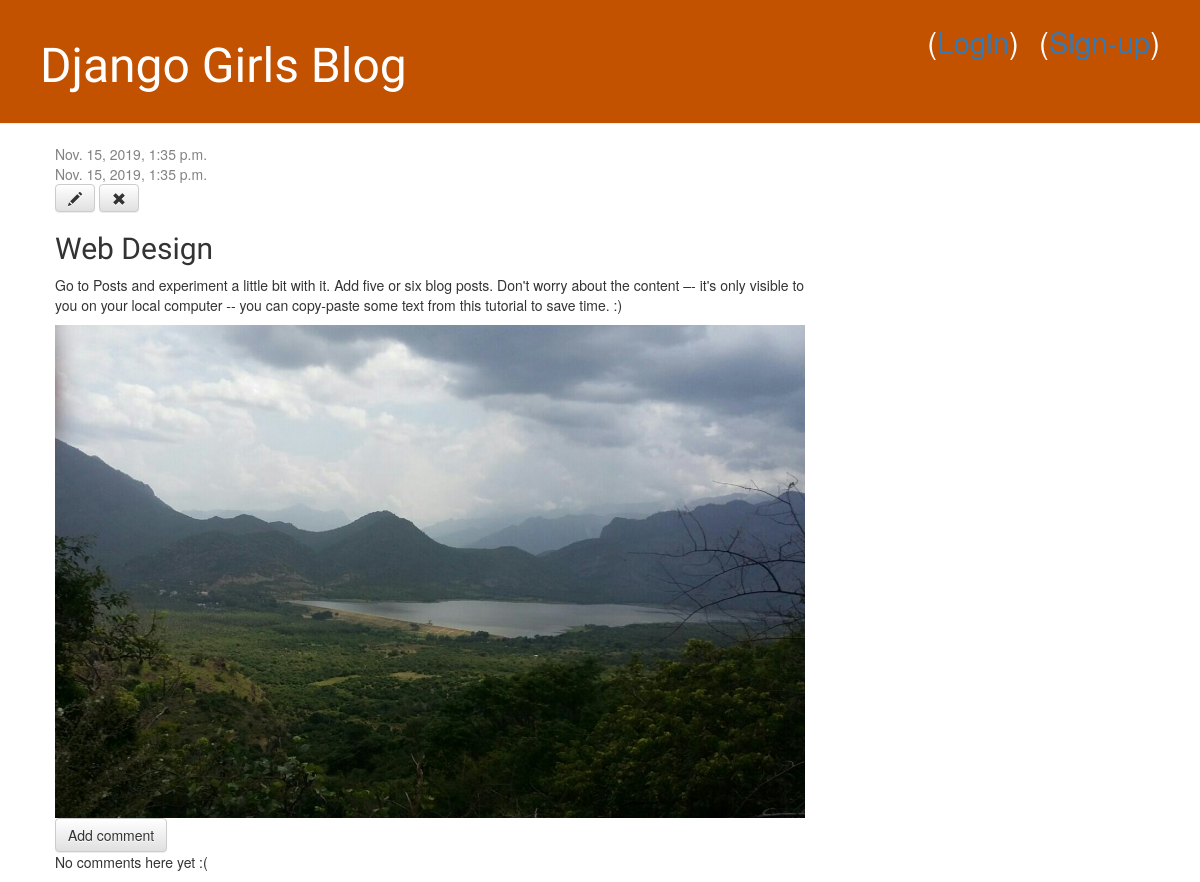
The app's page /post/1/ with its own data.
### blog/models.py (models this page shows, shortened)
class Post(models.Model):
    author = models.ForeignKey(settings.AUTH_USER_MODEL, on_delete=models.CASCADE)
    title = models.CharField(max_length=200)
    text = models.TextField()
    created_date = models.DateTimeField(default=timezone.now)
    published_date = models.DateTimeField(blank=True, null=True)
    image_post = models.ImageField(upload_to='images/', blank = True)
    status = models.CharField(max_length=1, choices=STATUS_CHOICES)

### blog/views.py (the view)
# urls.py: path('post/<int:pk>/', views.post_detail, name='post_detail'),
def post_detail(request, pk):
    post = get_object_or_404(Post, pk=pk)
    return render(request, 'blog/post_detail.html', {'post': post})

### blog/templates/blog/post_detail.html (shortened to what this page needs)
{% extends 'blog/base.html' %}
{% block content %}
    <div class="post">
        {% if post.published_date %}
            <div class="date">
                {{ post.published_date }}
            </div>
        {% endif %}
{% if post.published_date %}
    <div class="date">
        {{ post.published_date }}
    </div>
{% else %}
    <a class="btn btn-default" href="{% url 'post_publish' pk=post.pk %}">Publish<n></a>
{% endif %}
 <a class="btn btn-default" href="{% url 'post_edit' pk=post.pk %}"><span class="glyphicon glyphicon-pencil"></span></a>
	<a class="btn btn-default" href="{% url 'post_remove' pk=post.pk %}"><span class="glyphicon glyphicon-remove"></span></a>
       <h2>{{ post.title }}</h2>
       <p>{{ post.text|linebreaksbr }}</p>
<img src="{{ post.image_post.url }}" class="img-responsive" style="width: 100%; float: left; margin-right: 10px;" />
    </div>
<a class="btn btn-default" href="{% url 'add_comment_to_post' pk=post.pk %}">Add comment</a>
{% for comment in post.comments.all %}
    {% if user.is_authenticated or comment.approved_comment %}
    <div class="comment">
        <div class="date">
            {{ comment.created_date }}
            {% if not comment.approved_comment %}
                <a class="btn btn-default" href="{% url 'comment_remove' pk=comment.pk %}"><span class="glyphicon glyphicon-remove"></span></a>
                <a class="btn btn-default" href="{% url 'comment_approve' pk=comment.pk %}"><span class="glyphicon glyphicon-ok"></span></a>
            {% endif %}
        </div>
        <strong>{{ comment.author }}</strong>
        <p>{{ comment.text|linebreaks }}</p>
    </div>
    {% endif %}
{% empty %}
    <p>No comments here yet :(</p>
{% endfor %}
{% endblock %}

### blog/static/css/blog.css (style rules this page uses)
h1, h2, h3, h4 { font-family: 'Lobster', cursive; }
.date { color: #828282; }
.post { margin-bottom: 70px; }

### records on screen
Post: published_date "Nov. 15, 2019, 1:35 p.m.", title "Web Design", text "Go to Posts and experiment a little bit with it. Add five or six blog posts. Don't worry about the content –- it's only visible to you on your local computer -- you can copy-paste some text from this tutorial to save time. :)", image_post (picture)
